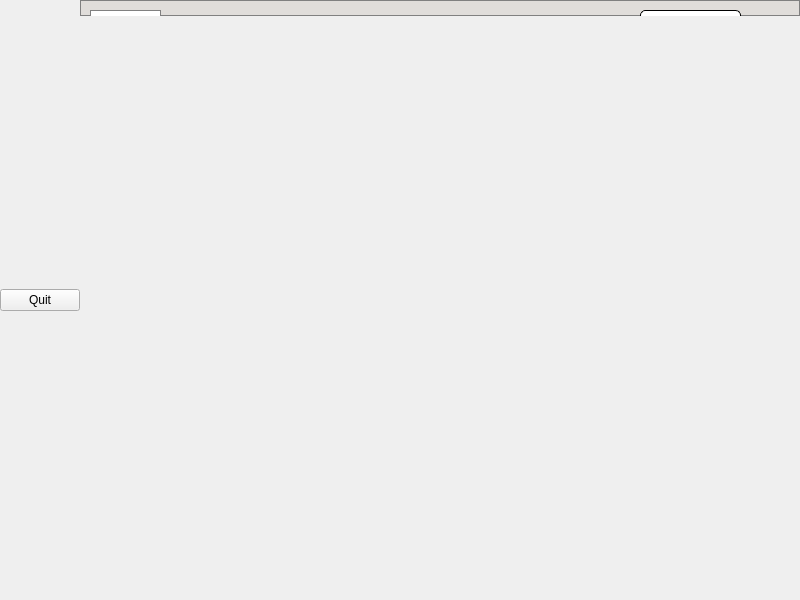
<?xml version="1.0" encoding="UTF-8"?>
<ui version="4.0">
 <class>MainWindow</class>
 <widget class="QMainWindow" name="MainWindow">
  <property name="geometry">
   <rect>
    <x>0</x>
    <y>0</y>
    <width>800</width>
    <height>600</height>
   </rect>
  </property>
  <property name="windowTitle">
   <string>MainWindow</string>
  </property>
  <widget class="QWidget" name="centralwidget">
   <layout class="QVBoxLayout" name="verticalLayout_2">
    <property name="spacing">
     <number>0</number>
    </property>
    <property name="leftMargin">
     <number>0</number>
    </property>
    <property name="topMargin">
     <number>0</number>
    </property>
    <property name="rightMargin">
     <number>0</number>
    </property>
    <property name="bottomMargin">
     <number>0</number>
    </property>
    <item>
     <layout class="QHBoxLayout" name="horizontalLayout">
      <property name="bottomMargin">
       <number>0</number>
      </property>
      <item>
       <layout class="QVBoxLayout" name="verticalLayout_4">
        <item>
         <widget class="QPushButton" name="btn_quit">
          <property name="enabled">
           <bool>true</bool>
          </property>
          <property name="sizePolicy">
           <sizepolicy hsizetype="Fixed" vsizetype="Fixed">
            <horstretch>0</horstretch>
            <verstretch>0</verstretch>
           </sizepolicy>
          </property>
          <property name="mouseTracking">
           <bool>false</bool>
          </property>
          <property name="text">
           <string>Quit</string>
          </property>
         </widget>
        </item>
       </layout>
      </item>
      <item>
       <layout class="QVBoxLayout" name="verticalLayout">
        <item>
         <layout class="QGridLayout" name="gridLayout">
          <property name="horizontalSpacing">
           <number>6</number>
          </property>
          <item row="0" column="0">
           <widget class="QGroupBox" name="groupBox">
            <property name="styleSheet">
             <string notr="true">background-color:rgb(224,221,218);
border: 1px solid gray;</string>
            </property>
            <property name="title">
             <string/>
            </property>
            <widget class="QPushButton" name="Filter">
             <property name="geometry">
              <rect>
               <x>10</x>
               <y>10</y>
               <width>71</width>
               <height>31</height>
              </rect>
             </property>
             <property name="styleSheet">
              <string notr="true">background-color: white;</string>
             </property>
             <property name="text">
              <string>  Filter</string>
             </property>
             <property name="icon">
              <iconset resource="resources.qrc">
               <normaloff>:/image/resources/filter.png</normaloff>:/image/resources/filter.png</iconset>
             </property>
            </widget>
            <widget class="QLineEdit" name="lineEdit">
             <property name="geometry">
              <rect>
               <x>560</x>
               <y>10</y>
               <width>101</width>
               <height>31</height>
              </rect>
             </property>
             <property name="sizePolicy">
              <sizepolicy hsizetype="Fixed" vsizetype="Fixed">
               <horstretch>0</horstretch>
               <verstretch>0</verstretch>
              </sizepolicy>
             </property>
             <property name="styleSheet">
              <string notr="true">background-color:white;
color: black;
border: 0.5px  solid black;
border-radius: 5px;</string>
             </property>
             <property name="placeholderText">
              <string>Rechercher</string>
             </property>
            </widget>
           </widget>
          </item>
         </layout>
        </item>
        <item>
         <widget class="QStackedWidget" name="_my_stack">
          <property name="styleSheet">
           <string notr="true"/>
          </property>
          <property name="currentIndex">
           <number>0</number>
          </property>
          <widget class="QWidget" name="page"/>
          <widget class="QWidget" name="page_2"/>
         </widget>
        </item>
       </layout>
      </item>
     </layout>
    </item>
   </layout>
  </widget>
 </widget>
 <resources>
  <include location="resources.qrc"/>
 </resources>
 <connections>
  <connection>
   <sender>btn_quit</sender>
   <signal>clicked()</signal>
   <receiver>MainWindow</receiver>
   <slot>close()</slot>
   <hints>
    <hint type="sourcelabel">
     <x>19</x>
     <y>41</y>
    </hint>
    <hint type="destinationlabel">
     <x>20</x>
     <y>95</y>
    </hint>
   </hints>
  </connection>
 </connections>
</ui>
